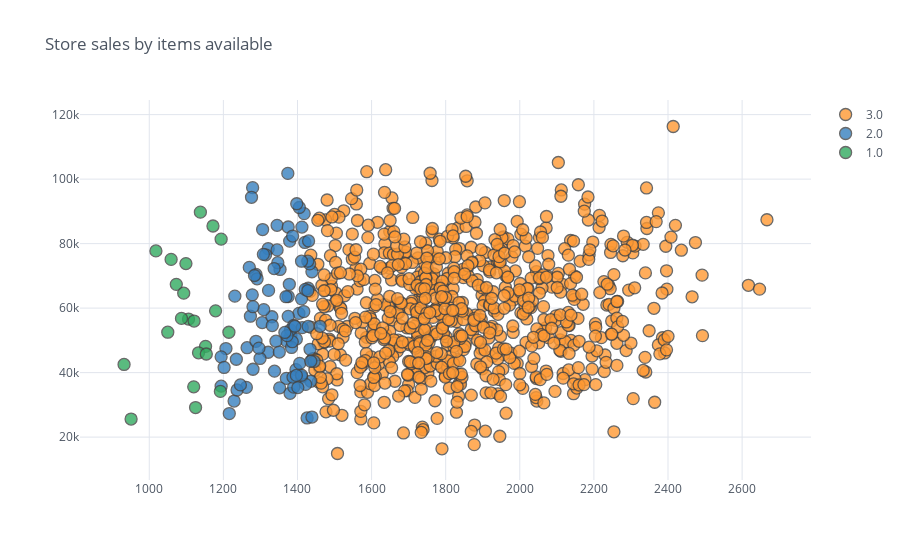

The code cell stored with this chart in its notebook:
### Code cell
Store.astype('float64').iplot(kind="scatter", theme="white",x="Items_Available",y="Store_Sales",
            categories="Size", title='Store sales by items available', )

### Figure 1 — Plotly figure (JSON) as saved in the notebook; plotly's stock layout.template omitted (floating-point values rounded to 4 significant figures; data arrays with more than 128 entries replaced by an {"elided": "..."} marker saying what was removed)
{"data": [{"marker": {"color": "rgba(255, 153, 51, 1.0)", "line": {"width": 1.3}, "opacity": 0.8, "size": 12, "symbol": "circle"}, "mode": "markers", "name": "3.0", "textfont": {"color": "#4D5663"}, "type": "scatter", "x": {"elided": "776 int values"}, "y": {"elided": "776 int values"}}, {"marker": {"color": "rgba(55, 128, 191, 1.0)", "line": {"width": 1.3}, "opacity": 0.8, "size": 12, "symbol": "circle"}, "mode": "markers", "name": "2.0", "textfont": {"color": "#4D5663"}, "type": "scatter", "x": [1321, 1235, 1439, 1411, 1194, 1288, 1380, 1321, 1382, 1379, 1390, 1270, 1412, 1207, 1396, 1371, 1434, 1418, 1231, 1370, 1426, 1433, 1397, 1439, 1264, 1436, 1352, 1288, 1314, 1429, 1273, 1375, 1216, 1369, 1322, 1305, 1345, 1381, 1404, 1405, 1375, 1428, 1291, 1411, 1411, 1279, 1417, 1388, 1342, 1422, 1421, 1384, 1194, 1262, 1445, 1420, 1353, 1390, 1374, 1386, 1461, 1375, 1372, 1406, 1202, 1306, 1229, 1284, 1331, 1387, 1430, 1366, 1299, 1278, 1332, 1401, 1276, 1436, 1338, 1411, 1237, 1309, 1351, 1308, 1428, 1378, 1345, 1347, 1246, 1280, 1280, 1296, 1413, 1393, 1397, 1337, 1398, 1429], "y": [46310, 44150, 71280, 62870, 35800, 70450, 33580, 78420, 51700, 80780, 35510, 72630, 85130, 47460, 40930, 49760, 47230, 89310, 63720, 38210, 25950, 73710, 50440, 26220, 47730, 37330, 35280, 49720, 76530, 66170, 57500, 63590, 27310, 63540, 65500, 55530, 85670, 53270, 58380, 91200, 57450, 74570, 69090, 38620, 74550, 97360, 58940, 38600, 49750, 36350, 65820, 47800, 44890, 35420, 43470, 80370, 72000, 54610, 101780, 49590, 54370, 85160, 51480, 42860, 41600, 84360, 31180, 70110, 57330, 82350, 80830, 52450, 44400, 64120, 54590, 35360, 94370, 43520, 40450, 39190, 34610, 59530, 46380, 76670, 65410, 67390, 78060, 74080, 36190, 60440, 41050, 47590, 53940, 54380, 39140, 72270, 92370, 54340]}, {"marker": {"color": "rgba(50, 171, 96, 1.0)", "line": {"width": 1.3}, "opacity": 0.8, "size": 12, "symbol": "circle"}, "mode": "markers", "name": "1.0", "textfont": {"color": "#4D5663"}, "type": "scatter", "x": [1152, 1073, 932, 1133, 1192, 1106, 1215, 1093, 1172, 1059, 1121, 1087, 1050, 1138, 1125, 1120, 1154, 1018, 1194, 1179, 1099, 951], "y": [48140, 67370, 42530, 46140, 34180, 56610, 52520, 64640, 85470, 75110, 55990, 56820, 52540, 89760, 29170, 35590, 45780, 77740, 81390, 59160, 73810, 25600]}], "layout": {"legend": {"bgcolor": "#FFFFFF", "font": {"color": "#4D5663"}}, "paper_bgcolor": "#FFFFFF", "plot_bgcolor": "#FFFFFF", "title": {"font": {"color": "#4D5663"}, "text": "Store sales by items available"}, "xaxis": {"gridcolor": "#E1E5ED", "showgrid": true, "tickfont": {"color": "#4D5663"}, "title": {"font": {"color": "#4D5663"}, "text": ""}, "zerolinecolor": "#E1E5ED"}, "yaxis": {"gridcolor": "#E1E5ED", "showgrid": true, "tickfont": {"color": "#4D5663"}, "title": {"font": {"color": "#4D5663"}, "text": ""}, "zerolinecolor": "#E1E5ED"}}}
